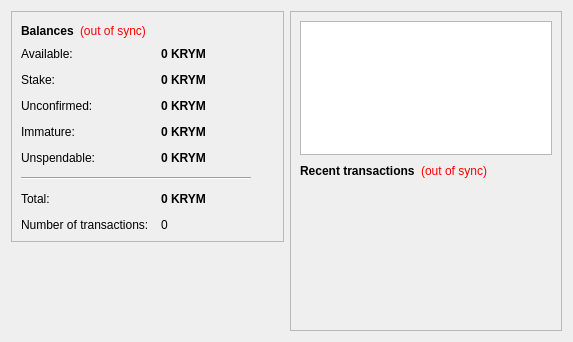
<?xml version="1.0" encoding="UTF-8"?>
<ui version="4.0">
 <class>OverviewPage</class>
 <widget class="QWidget" name="OverviewPage">
  <property name="geometry">
   <rect>
    <x>0</x>
    <y>0</y>
    <width>573</width>
    <height>342</height>
   </rect>
  </property>
  <property name="windowTitle">
   <string>Form</string>
  </property>
  <layout class="QHBoxLayout" name="horizontalLayout" stretch="1,1">
   <item>
    <layout class="QVBoxLayout" name="verticalLayout_2">
     <item>
      <widget class="QFrame" name="frame">
       <property name="frameShape">
        <enum>QFrame::StyledPanel</enum>
       </property>
       <property name="frameShadow">
        <enum>QFrame::Raised</enum>
       </property>
       <layout class="QVBoxLayout" name="verticalLayout_4">
        <item>
         <layout class="QHBoxLayout" name="horizontalLayout_4">
          <item>
           <widget class="QLabel" name="label_5">
            <property name="font">
             <font>
              <weight>75</weight>
              <bold>true</bold>
             </font>
            </property>
            <property name="text">
             <string>Balances</string>
            </property>
           </widget>
          </item>
          <item>
           <widget class="QLabel" name="labelWalletStatus">
            <property name="toolTip">
             <string>The displayed information may be out of date. Your wallet automatically synchronizes with the KrymCoin network after a connection is established, but this process has not completed yet.</string>
            </property>
            <property name="styleSheet">
             <string notr="true">QLabel { color: red; }</string>
            </property>
            <property name="text">
             <string notr="true">(out of sync)</string>
            </property>
            <property name="alignment">
             <set>Qt::AlignLeading|Qt::AlignLeft|Qt::AlignVCenter</set>
            </property>
           </widget>
          </item>
          <item>
           <spacer name="horizontalSpacer_2">
            <property name="orientation">
             <enum>Qt::Horizontal</enum>
            </property>
            <property name="sizeHint" stdset="0">
             <size>
              <width>40</width>
              <height>20</height>
             </size>
            </property>
           </spacer>
          </item>
         </layout>
        </item>
        <item>
         <layout class="QFormLayout" name="formLayout_2">
          <property name="fieldGrowthPolicy">
           <enum>QFormLayout::AllNonFixedFieldsGrow</enum>
          </property>
          <property name="horizontalSpacing">
           <number>12</number>
          </property>
          <property name="verticalSpacing">
           <number>12</number>
          </property>
          <item row="0" column="0">
           <widget class="QLabel" name="labelAvailableText">
            <property name="toolTip">
             <string>Your current available balance</string>
            </property>
            <property name="text">
             <string>Available:</string>
            </property>
           </widget>
          </item>
          <item row="0" column="1">
           <widget class="QLabel" name="labelAvailable">
            <property name="font">
             <font>
              <weight>75</weight>
              <bold>true</bold>
             </font>
            </property>
            <property name="cursor">
             <cursorShape>IBeamCursor</cursorShape>
            </property>
            <property name="toolTip">
             <string>Your current available balance</string>
            </property>
            <property name="text">
             <string notr="true">0 KRYM</string>
            </property>
            <property name="alignment">
             <set>Qt::AlignLeading|Qt::AlignLeft|Qt::AlignVCenter</set>
            </property>
            <property name="textInteractionFlags">
             <set>Qt::LinksAccessibleByMouse|Qt::TextSelectableByKeyboard|Qt::TextSelectableByMouse</set>
            </property>
           </widget>
          </item>
          <item row="1" column="0">
           <widget class="QLabel" name="label_6">
            <property name="toolTip">
             <string>Total of coins that was staked, and do not yet count toward the current balance</string>
            </property>
            <property name="text">
             <string>Stake:</string>
            </property>
           </widget>
          </item>
          <item row="1" column="1">
           <widget class="QLabel" name="labelStake">
            <property name="font">
             <font>
              <weight>75</weight>
              <bold>true</bold>
             </font>
            </property>
            <property name="cursor">
             <cursorShape>IBeamCursor</cursorShape>
            </property>
            <property name="toolTip">
             <string>Total of coins that was staked, and do not yet count toward the current balance</string>
            </property>
            <property name="text">
             <string notr="true">0 KRYM</string>
            </property>
            <property name="alignment">
             <set>Qt::AlignLeading|Qt::AlignLeft|Qt::AlignVCenter</set>
            </property>
            <property name="textInteractionFlags">
             <set>Qt::LinksAccessibleByMouse|Qt::TextSelectableByKeyboard|Qt::TextSelectableByMouse</set>
            </property>
           </widget>
          </item>
          <item row="2" column="0">
           <widget class="QLabel" name="label_3">
            <property name="toolTip">
             <string>Total of transactions that have yet to be confirmed, and do not yet count toward the current balance</string>
            </property>
            <property name="text">
             <string>Unconfirmed:</string>
            </property>
           </widget>
          </item>
          <item row="2" column="1">
           <widget class="QLabel" name="labelUnconfirmed">
            <property name="font">
             <font>
              <weight>75</weight>
              <bold>true</bold>
             </font>
            </property>
            <property name="cursor">
             <cursorShape>IBeamCursor</cursorShape>
            </property>
            <property name="toolTip">
             <string>Total of transactions that have yet to be confirmed, and do not yet count toward the current balance</string>
            </property>
            <property name="text">
             <string notr="true">0 KRYM</string>
            </property>
            <property name="alignment">
             <set>Qt::AlignLeading|Qt::AlignLeft|Qt::AlignVCenter</set>
            </property>
            <property name="textInteractionFlags">
             <set>Qt::LinksAccessibleByMouse|Qt::TextSelectableByKeyboard|Qt::TextSelectableByMouse</set>
            </property>
           </widget>
          </item>
          <item row="3" column="0">
           <widget class="QLabel" name="labelImmatureText">
            <property name="toolTip">
             <string>Mined balance that has not yet matured</string>
            </property>
            <property name="text">
             <string>Immature:</string>
            </property>
           </widget>
          </item>
          <item row="3" column="1">
           <widget class="QLabel" name="labelImmature">
            <property name="font">
             <font>
              <weight>75</weight>
              <bold>true</bold>
             </font>
            </property>
            <property name="toolTip">
             <string>Mined balance that has not yet matured</string>
            </property>
            <property name="text">
             <string notr="true">0 KRYM</string>
            </property>
            <property name="alignment">
             <set>Qt::AlignLeading|Qt::AlignLeft|Qt::AlignVCenter</set>
            </property>
            <property name="textInteractionFlags">
             <set>Qt::LinksAccessibleByMouse|Qt::TextSelectableByKeyboard|Qt::TextSelectableByMouse</set>
            </property>
           </widget>
          </item>
          <item row="4" column="0">
           <widget class="QLabel" name="labelBalanceWatchOnlyText">
            <property name="toolTip">
             <string>Your unspendable balance</string>
            </property>
            <property name="text">
             <string>Unspendable:</string>
            </property>
           </widget>
          </item>
          <item row="4" column="1">
           <widget class="QLabel" name="labelBalanceWatchOnly">
            <property name="font">
             <font>
              <weight>75</weight>
              <bold>true</bold>
             </font>
            </property>
            <property name="cursor">
             <cursorShape>IBeamCursor</cursorShape>
            </property>
            <property name="toolTip">
             <string>Your unspendable balance</string>
            </property>
            <property name="text">
             <string notr="true">0 KRYM</string>
            </property>
            <property name="alignment">
             <set>Qt::AlignLeading|Qt::AlignLeft|Qt::AlignVCenter</set>
            </property>
            <property name="textInteractionFlags">
             <set>Qt::LinksAccessibleByMouse|Qt::TextSelectableByKeyboard|Qt::TextSelectableByMouse</set>
            </property>
           </widget>
          </item>
          <item row="5" column="0" colspan="2">
           <widget class="Line" name="line">
            <property name="maximumSize">
             <size>
              <width>230</width>
              <height>16777215</height>
             </size>
            </property>
            <property name="orientation">
             <enum>Qt::Horizontal</enum>
            </property>
           </widget>
          </item>
          <item row="6" column="0">
           <widget class="QLabel" name="labelTotalText">
            <property name="toolTip">
             <string>Your current total balance</string>
            </property>
            <property name="text">
             <string>Total:</string>
            </property>
           </widget>
          </item>
          <item row="6" column="1">
           <widget class="QLabel" name="labelTotal">
            <property name="font">
             <font>
              <weight>75</weight>
              <bold>true</bold>
             </font>
            </property>
            <property name="toolTip">
             <string>Your current total balance</string>
            </property>
            <property name="text">
             <string notr="true">0 KRYM</string>
            </property>
            <property name="alignment">
             <set>Qt::AlignLeading|Qt::AlignLeft|Qt::AlignVCenter</set>
            </property>
            <property name="textInteractionFlags">
             <set>Qt::LinksAccessibleByMouse|Qt::TextSelectableByKeyboard|Qt::TextSelectableByMouse</set>
            </property>
           </widget>
          </item>
          <item row="7" column="0">
           <widget class="QLabel" name="label_2">
            <property name="toolTip">
             <string>Total number of transactions in wallet</string>
            </property>
            <property name="text">
             <string>Number of transactions:</string>
            </property>
           </widget>
          </item>
          <item row="7" column="1">
           <widget class="QLabel" name="labelNumTransactions">
            <property name="toolTip">
             <string>Total number of transactions in wallet</string>
            </property>
            <property name="text">
             <string notr="true">0</string>
            </property>
           </widget>
          </item>
         </layout>
        </item>
       </layout>
      </widget>
     </item>
     <item>
      <spacer name="verticalSpacer">
       <property name="orientation">
        <enum>Qt::Vertical</enum>
       </property>
       <property name="sizeHint" stdset="0">
        <size>
         <width>20</width>
         <height>40</height>
        </size>
       </property>
      </spacer>
     </item>
    </layout>
   </item>
   <item>
    <layout class="QVBoxLayout" name="verticalLayout_3">
     <item>
      <widget class="QFrame" name="frame_2">
       <property name="frameShape">
        <enum>QFrame::StyledPanel</enum>
       </property>
       <property name="frameShadow">
        <enum>QFrame::Raised</enum>
       </property>
       <layout class="QVBoxLayout" name="verticalLayout">
        <item>
         <widget class="QGraphicsView" name="graphicsView">
          <property name="styleSheet">
           <string notr="true">border-image: url(:/images/res/images/256.png);</string>
          </property>
         </widget>
        </item>
        <item>
         <layout class="QHBoxLayout" name="horizontalLayout_2">
          <item>
           <widget class="QLabel" name="label_4">
            <property name="text">
             <string>&lt;b&gt;Recent transactions&lt;/b&gt;</string>
            </property>
           </widget>
          </item>
          <item>
           <widget class="QLabel" name="labelTransactionsStatus">
            <property name="toolTip">
             <string>The displayed information may be out of date. Your wallet automatically synchronizes with the KrymCoin network after a connection is established, but this process has not completed yet.</string>
            </property>
            <property name="styleSheet">
             <string notr="true">QLabel { color: red; }</string>
            </property>
            <property name="text">
             <string notr="true">(out of sync)</string>
            </property>
            <property name="alignment">
             <set>Qt::AlignRight|Qt::AlignTrailing|Qt::AlignVCenter</set>
            </property>
           </widget>
          </item>
          <item>
           <spacer name="horizontalSpacer">
            <property name="orientation">
             <enum>Qt::Horizontal</enum>
            </property>
            <property name="sizeHint" stdset="0">
             <size>
              <width>40</width>
              <height>20</height>
             </size>
            </property>
           </spacer>
          </item>
         </layout>
        </item>
        <item>
         <widget class="QListView" name="listTransactions">
          <property name="styleSheet">
           <string notr="true">QListView { background: transparent; }</string>
          </property>
          <property name="frameShape">
           <enum>QFrame::NoFrame</enum>
          </property>
          <property name="verticalScrollBarPolicy">
           <enum>Qt::ScrollBarAlwaysOff</enum>
          </property>
          <property name="horizontalScrollBarPolicy">
           <enum>Qt::ScrollBarAlwaysOff</enum>
          </property>
          <property name="selectionMode">
           <enum>QAbstractItemView::NoSelection</enum>
          </property>
         </widget>
        </item>
       </layout>
      </widget>
     </item>
     <item>
      <spacer name="verticalSpacer_2">
       <property name="orientation">
        <enum>Qt::Vertical</enum>
       </property>
       <property name="sizeHint" stdset="0">
        <size>
         <width>20</width>
         <height>40</height>
        </size>
       </property>
      </spacer>
     </item>
    </layout>
   </item>
  </layout>
 </widget>
 <resources/>
 <connections/>
</ui>
